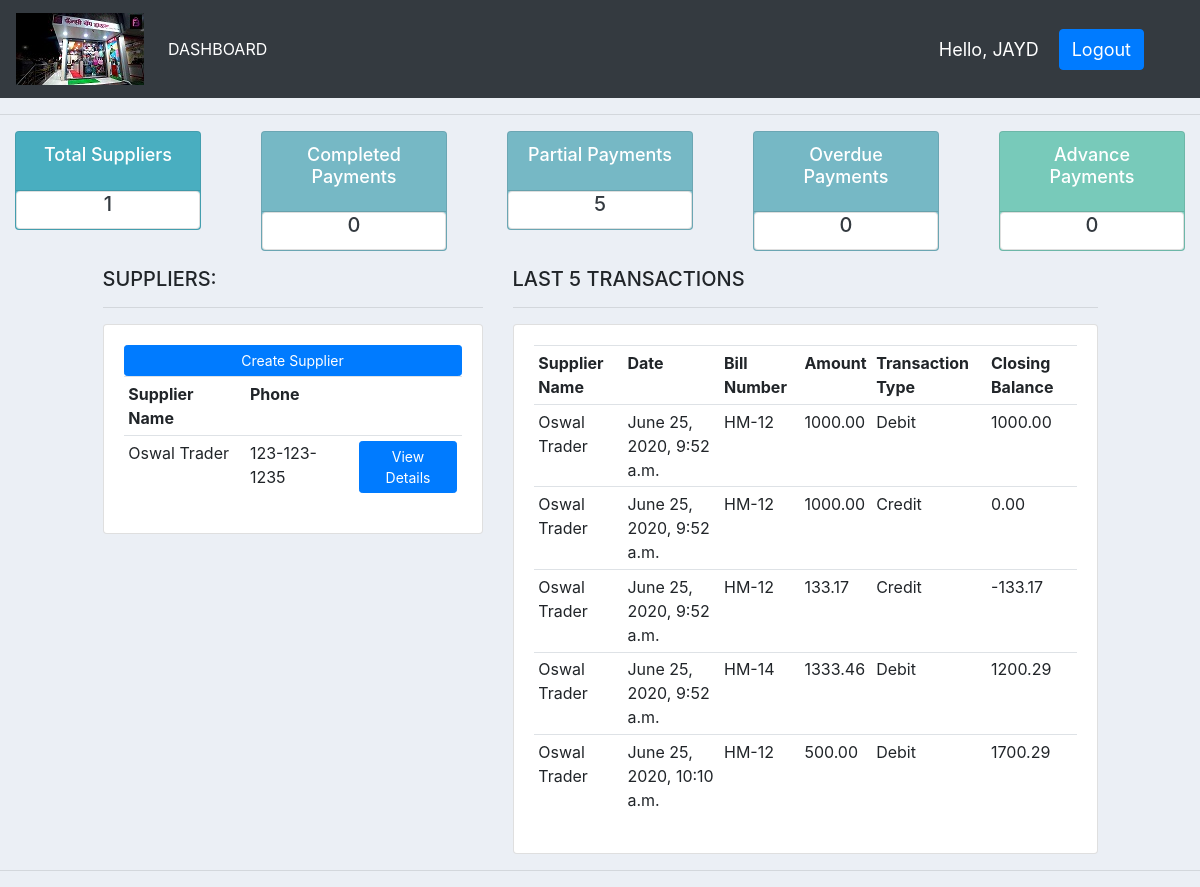
The app's page /home/ (signed in) with its own data.
### shop/models.py (models this page shows, shortened)
class Supplier(models.Model):
    name = models.CharField(max_length = 250, null=False)
    phone = models.CharField(max_length = 250, null=False)
    email = models.EmailField(max_length= 250, null=True, blank=True)
    address =  models.CharField(max_length=250,blank=True,null=True)
    date_created = models.DateTimeField(auto_now_add=True)
    def __str__(self):
        return self.name

class Payment(models.Model):
    STATUS=(
        ('Partial','Partial'),
        ('Complete','Complete'),
        ('Overdue','Overdue'),
        ('Advance','Advance'),
    )
    PAYMENT_MODE = (
        ('Cash','Cash'),
        ('Netbanking','Netbanking'),
        ('Debitcard','Debitcard'),
        ('Creditcard','Creditcar'),
    )
    TRANSACTION_TYPE = (
        ('Credit','Credit'),
        ('Debit','Debit')
    )
    supplier = models.ForeignKey(Supplier, null=True, on_delete=models.SET_NULL)
    bill_number = models.CharField(max_length=250,blank=False, null=False)
    payment_done = models.FloatField(blank=False, null=False, default=0,validators=[MinValueValidator(0.00)])
    transaction_type = models.CharField(null=False, blank=False, default=TRANSACTION_TYPE[0][0],choices=TRANSACTION_TYPE,max_length=10)
    closing_balance = models.FloatField(blank=False, null=False, default=0)
    date_created = models.DateTimeField(auto_now_add=True, null=False)
    status = models.CharField(max_length=250, null=False, choices=STATUS, default=STATUS[0][0])

### shop/views.py (the view)
# urls.py: path('home/',views.home, name='home'),
@login_required(login_url='login')
def home(request):
    top_five_payment = Payment.objects.all()[:5]
    payment = Payment.objects.all()
    supplier = Supplier.objects.all()
    total_suppliers = supplier.count()
    total_customers = supplier.count()
    completed_payments = payment.filter(status='Completed').count()
    pending_payments = payment.filter(status='Pending').count()
    partial_payments = payment.filter(status='Partial').count()
    advance_payments = payment.filter(status='Advance').count()
    overdue_payments = payment.filter(status='Overdue').count()
    print("completed_payments-->" ,completed_payments)
    print("pending_payments-->" ,pending_payments)
    context = {'payments':payment,
               'suppliers': supplier,
               'pending_payments' : pending_payments,
               'partial_payments' : partial_payments,
               'completed_payments': completed_payments,
               'advance_payments': advance_payments,
               'overdue_payments' : overdue_payments,
               'total_suppliers': total_suppliers
               ,'top_five_payments': top_five_payment}
    return render(request,'shop/dashboard.html', context)

### shop/templates/shop/dashboard.html (shortened to what this page needs)
{% extends 'shop/base.html' %}
{% block content %}
{% include 'shop/status.html' %}
<div class = "row">
    <div class = "col-md-1"></div>
    <div class = "col-md-4">
        <h5>SUPPLIERS:</h5>
        <hr>
        <div class="card card-body">
            <a class="btn btn-primary btn-sm btn-block" href="{% url 'create-supplier' %}">Create Supplier</a>
            <table class ="table table-sm">
                <tr>
                    <th>Supplier Name</th>
                    <th>Phone</th>
                    <th></th>
                </tr>
                {% for supplier in suppliers %}
                <tr>
                    <td>{{ supplier.name}}</td>
                    <td>{{ supplier.phone}}</td>
                    <td><a href="{% url 'view-supplier' supplier.id %}" class="btn btn-primary btn-sm">View Details</a></td>
                </tr>
                {% endfor %}
            </table>
        </div>
    </div>
    <div class="col-md-6">
        <h5>LAST 5 TRANSACTIONS</h5>
        <hr>
        <div class="card card-body">
            <table class="table table-sm">
                <tr>
                    <th>Supplier Name</th>
                    <th>Date</th>
                    <th>Bill Number</th>
                    <th>Amount</th>
                    <th>Transaction Type</th>
                    <th>Closing Balance</th>
                </tr>
                {% for payment in top_five_payments%}
                <tr>
                    <td>{{payment.supplier}}</td>
                    <td>{{payment.date_created}}</td>
                    <td>{{payment.bill_number}}</td>
                    <td>{{payment.payment_done | floatformat:2}}</td>
                    <td>{{payment.transaction_type}}</td>
                    <td>{{payment.closing_balance | floatformat:2}}</td>
                </tr>
                {% endfor %}
            </table>
        </div>
    </div>
</div>
{% endblock content %}

### shop/templates/shop/navbar.html (shortened to what this page needs)
{% load static %}
<!DOCTYPE HTML>
<html>
    <head>
    </head>
    <body>
        <nav class="navbar navbar-expand-lg navbar-dark bg-dark">
            <a class="navbar-brand" href="{% url 'home' %}"><img src="{% static 'images/logo.jpg' %}"></a>
            <div class="collapse navbar-collapse" id="navbarSupportedContent">
              <ul class="navbar-nav mr-auto">
                <li class="nav-item active">
                  <a class="nav-link" href="{% url 'home' %}">DASHBOARD</a>
                </li>
              </ul>
            </div>
            <span class="hello-msg">Hello, {{request.user | upper }}</span>
            <span class="hello-msg"><a href="{% url 'logout' %}" class="hello-msg btn btn-primary">Logout</a></span>
          </nav>
    </body>
</html>

### static/css/main.css (style rules this page uses)
body { background-color: #ebeff5; width: 100%; height: 100%; }

### shop/templates/shop/navbar.html (style rules this page uses)
.hello-msg { font-size: 18px; color: #fff; margin-right: 20px; }

### records on screen
Supplier: name "Oswal Trader", phone "123-123-1235"
Payment: supplier "Oswal Trader", date_created "June 25, 2020, 9:52 a.m.", bill_number "HM-12", payment_done "1000.00", transaction_type "Debit", closing_balance "1000.00"
Payment: supplier "Oswal Trader", date_created "June 25, 2020, 9:52 a.m.", bill_number "HM-12", payment_done "1000.00", transaction_type "Credit", closing_balance "0.00"
Payment: supplier "Oswal Trader", date_created "June 25, 2020, 9:52 a.m.", bill_number "HM-12", payment_done "133.17", transaction_type "Credit", closing_balance "-133.17"
Payment: supplier "Oswal Trader", date_created "June 25, 2020, 9:52 a.m.", bill_number "HM-14", payment_done "1333.46", transaction_type "Debit", closing_balance "1200.29"
Payment: supplier "Oswal Trader", date_created "June 25, 2020, 10:10 a.m.", bill_number "HM-12", payment_done "500.00", transaction_type "Debit", closing_balance "1700.29"

### other values on screen
{{ request.user | upper }} "JAYD"
{{ total_suppliers }} "1"
{{ completed_payments }} "0"
{{ partial_payments }} "5"
{{ overdue_payments }} "0"
{{ advance_payments }} "0"
